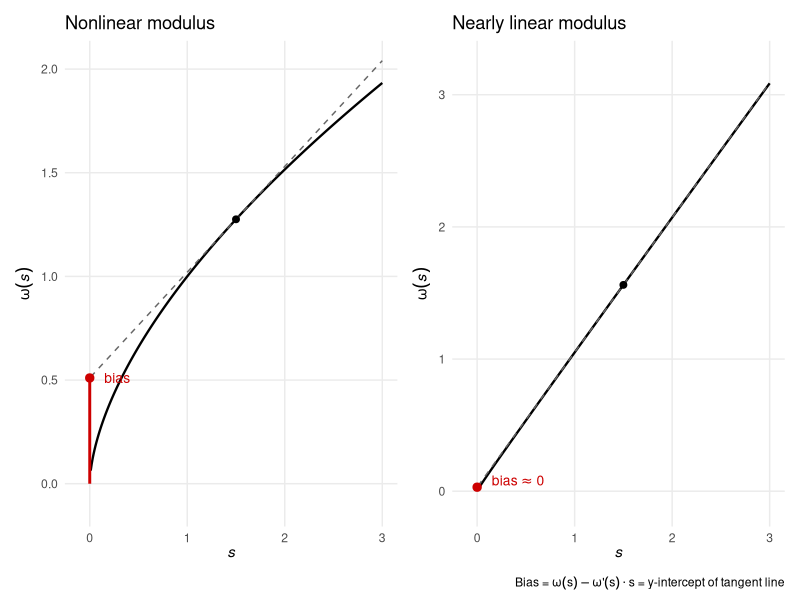

Source code (R):
#' # Modulus of continuity — tangent line illustration
#'
#' Shows omega(s) as a concave function, the tangent line at the optimal s,
#' and the intercept omega(s) - omega'(s)*s which equals the maximal imbalance.
#' Two panels: (A) nonlinear omega where the intercept is positive,
#'             (B) approximately linear omega where the intercept is near zero.

library(ggplot2)
library(patchwork)

# --- Modulus functions ---

# Panel A: omega(s) = s^alpha for alpha < 1 (concave, nonlinear)
# The intercept is omega(s) - omega'(s)*s = s^alpha - alpha*s^(alpha-1)*s = (1-alpha)*s^alpha
alpha_A <- 0.6
omega_A <- function(s) s^alpha_A
domega_A <- function(s) alpha_A * s^(alpha_A - 1)

# Panel B: omega(s) = c*s + epsilon * s^alpha (nearly linear)
c_B <- 1.0
eps_B <- 0.05
alpha_B <- 0.5
omega_B <- function(s) c_B * s + eps_B * s^alpha_B
domega_B <- function(s) c_B + eps_B * alpha_B * s^(alpha_B - 1)

# --- Tangent line and intercept ---
tangent_line <- function(s0, omega_fn, domega_fn) {
  y0 <- omega_fn(s0)
  m <- domega_fn(s0)
  intercept <- y0 - m * s0
  list(slope = m, intercept = intercept, s0 = s0, y0 = y0)
}

# Choose tangent points
s0_A <- 1.5
s0_B <- 1.5

tA <- tangent_line(s0_A, omega_A, domega_A)
tB <- tangent_line(s0_B, omega_B, domega_B)

# --- Build plot data ---
s_grid <- seq(0.01, 3, length.out = 300)

df_A <- data.frame(s = s_grid, omega = omega_A(s_grid))
df_B <- data.frame(s = s_grid, omega = omega_B(s_grid))

# Tangent lines
tang_A <- data.frame(s = s_grid, y = tA$intercept + tA$slope * s_grid)
tang_B <- data.frame(s = s_grid, y = tB$intercept + tB$slope * s_grid)

# --- Panel A ---
pA <- ggplot() +
  geom_line(data = df_A, aes(x = s, y = omega), linewidth = 0.8) +
  geom_line(data = tang_A, aes(x = s, y = y), linetype = "dashed", color = "gray40", linewidth = 0.5) +
  geom_point(aes(x = s0_A, y = tA$y0), size = 2) +
  # Mark intercept
  geom_segment(aes(x = 0, xend = 0, y = 0, yend = tA$intercept),
               color = "red3", linewidth = 1) +
  geom_point(aes(x = 0, y = tA$intercept), color = "red3", size = 2.5) +
  annotate("text", x = 0.15, y = tA$intercept, label = "bias",
           color = "red3", hjust = 0, vjust = 0.5, size = 3.5) +
  coord_cartesian(xlim = c(-0.1, 3), ylim = c(-0.1, max(df_A$omega) * 1.05)) +
  labs(x = expression(italic(s)), y = expression(omega(italic(s))),
       title = "Nonlinear modulus") +
  theme_minimal(base_size = 11) +
  theme(plot.background = element_rect(fill = "white", colour = NA),
        panel.grid.minor = element_blank())

# --- Panel B ---
pB <- ggplot() +
  geom_line(data = df_B, aes(x = s, y = omega), linewidth = 0.8) +
  geom_line(data = tang_B, aes(x = s, y = y), linetype = "dashed", color = "gray40", linewidth = 0.5) +
  geom_point(aes(x = s0_B, y = tB$y0), size = 2) +
  # Mark intercept (near zero)
  geom_segment(aes(x = 0, xend = 0, y = 0, yend = tB$intercept),
               color = "red3", linewidth = 1) +
  geom_point(aes(x = 0, y = tB$intercept), color = "red3", size = 2.5) +
  annotate("text", x = 0.15, y = tB$intercept + 0.05, label = expression(bias %~~% 0),
           color = "red3", hjust = 0, vjust = 0.5, size = 3.5) +
  coord_cartesian(xlim = c(-0.1, 3), ylim = c(-0.1, max(df_B$omega) * 1.05)) +
  labs(x = expression(italic(s)), y = expression(omega(italic(s))),
       title = "Nearly linear modulus") +
  theme_minimal(base_size = 11) +
  theme(plot.background = element_rect(fill = "white", colour = NA),
        panel.grid.minor = element_blank())

# --- Combine ---
p <- pA + pB +
  plot_annotation(
    caption = expression(paste("Bias = ", omega(s) - omega*"'"*(s) %.% s,
                               " = y-intercept of tangent line"))
  )

ggsave("figure/modulus-tangent-line.pdf", p, width = 7, height = 3.2)
message("Saved figure/modulus-tangent-line.pdf")
